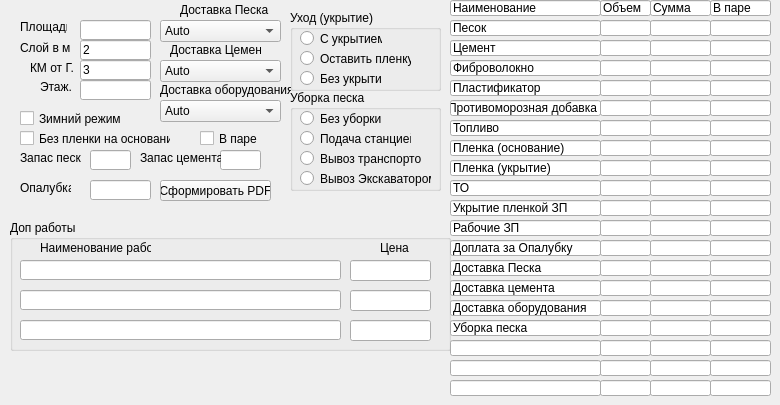
    <widget class="QWidget" name="initial_data">
     <attribute name="title">
      <string>Исходные данные</string>
     </attribute>
     <widget class="QLabel" name="label_delivery_of_cement">
      <property name="geometry">
       <rect>
        <x>170</x>
        <y>40</y>
        <width>91</width>
        <height>20</height>
       </rect>
      </property>
      <property name="text">
       <string>Доставка Цемент</string>
      </property>
     </widget>
     <widget class="QLabel" name="label_thickness">
      <property name="geometry">
       <rect>
        <x>20</x>
        <y>40</y>
        <width>51</width>
        <height>16</height>
       </rect>
      </property>
      <property name="text">
       <string>Слой в мм.</string>
      </property>
     </widget>
     <widget class="QLabel" name="label_distance">
      <property name="geometry">
       <rect>
        <x>30</x>
        <y>60</y>
        <width>47</width>
        <height>16</height>
       </rect>
      </property>
      <property name="text">
       <string>КМ от Г.</string>
      </property>
      <property name="scaledContents">
       <bool>false</bool>
      </property>
     </widget>
     <widget class="QLabel" name="label_Sand_delivery">
      <property name="geometry">
       <rect>
        <x>180</x>
        <y>0</y>
        <width>91</width>
        <height>20</height>
       </rect>
      </property>
      <property name="text">
       <string>Доставка Песка</string>
      </property>
     </widget>
     <widget class="QComboBox" name="Sand_delivery">
      <property name="geometry">
       <rect>
        <x>160</x>
        <y>20</y>
        <width>121</width>
        <height>22</height>
       </rect>
      </property>
      <item>
       <property name="text">
        <string>Auto</string>
       </property>
      </item>
      <item>
       <property name="text">
        <string>10т</string>
       </property>
      </item>
      <item>
       <property name="text">
        <string>25т</string>
       </property>
      </item>
      <item>
       <property name="text">
        <string>35т</string>
       </property>
      </item>
      <item>
       <property name="text">
        <string>40т</string>
       </property>
      </item>
     </widget>
     <widget class="QLabel" name="label_equipment_delivery">
      <property name="geometry">
       <rect>
        <x>160</x>
        <y>80</y>
        <width>131</width>
        <height>20</height>
       </rect>
      </property>
      <property name="text">
       <string>Доставка оборудования</string>
      </property>
     </widget>
     <widget class="QComboBox" name="equipment_delivery">
      <property name="geometry">
       <rect>
        <x>160</x>
        <y>100</y>
        <width>121</width>
        <height>22</height>
       </rect>
      </property>
      <item>
       <property name="text">
        <string>Auto</string>
       </property>
      </item>
      <item>
       <property name="text">
        <string>Газель</string>
       </property>
      </item>
      <item>
       <property name="text">
        <string>Эвакуатор</string>
       </property>
      </item>
      <item>
       <property name="text">
        <string>Манипулятор 6 т.</string>
       </property>
      </item>
      <item>
       <property name="text">
        <string>Манипулятор 10Т.</string>
       </property>
      </item>
     </widget>
     <widget class="QLineEdit" name="thickness">
      <property name="geometry">
       <rect>
        <x>80</x>
        <y>40</y>
        <width>71</width>
        <height>20</height>
       </rect>
      </property>
      <property name="text">
       <string notr="true">2</string>
      </property>
     </widget>
     <widget class="QLineEdit" name="distance">
      <property name="geometry">
       <rect>
        <x>80</x>
        <y>60</y>
        <width>71</width>
        <height>20</height>
       </rect>
      </property>
      <property name="text">
       <string notr="true">3</string>
      </property>
     </widget>
     <widget class="QComboBox" name="delivery_of_cement">
      <property name="geometry">
       <rect>
        <x>160</x>
        <y>60</y>
        <width>121</width>
        <height>22</height>
       </rect>
      </property>
      <item>
       <property name="text">
        <string>Auto</string>
       </property>
      </item>
      <item>
       <property name="text">
        <string>Газель 1.5т</string>
       </property>
      </item>
      <item>
       <property name="text">
        <string>Газель 2т.</string>
       </property>
      </item>
      <item>
       <property name="text">
        <string>Манипулятор 6 т.</string>
       </property>
      </item>
      <item>
       <property name="text">
        <string>Манипулятор 10Т.</string>
       </property>
      </item>
     </widget>
     <widget class="QLabel" name="label_Floor">
      <property name="geometry">
       <rect>
        <x>40</x>
        <y>80</y>
        <width>47</width>
        <height>13</height>
       </rect>
      </property>
      <property name="text">
       <string>Этаж.</string>
      </property>
     </widget>
     <widget class="QLineEdit" name="S_m2">
      <property name="geometry">
       <rect>
        <x>80</x>
        <y>20</y>
        <width>71</width>
        <height>20</height>
       </rect>
      </property>
     </widget>
     <widget class="QLabel" name="label_S_m2">
      <property name="geometry">
       <rect>
        <x>20</x>
        <y>20</y>
        <width>47</width>
        <height>13</height>
       </rect>
      </property>
      <property name="text">
       <string>Площадь</string>
      </property>
     </widget>
     <widget class="QLineEdit" name="Floor">
      <property name="geometry">
       <rect>
        <x>80</x>
        <y>80</y>
        <width>71</width>
        <height>20</height>
       </rect>
      </property>
     </widget>
     <widget class="QCheckBox" name="Winter_mode">
      <property name="geometry">
       <rect>
        <x>20</x>
        <y>110</y>
        <width>101</width>
        <height>17</height>
       </rect>
      </property>
      <property name="text">
       <string>Зимний режим</string>
      </property>
     </widget>
     <widget class="QCheckBox" name="without_film">
      <property name="geometry">
       <rect>
        <x>20</x>
        <y>130</y>
        <width>151</width>
        <height>17</height>
       </rect>
      </property>
      <property name="text">
       <string>Без пленки на основание</string>
      </property>
     </widget>
     <widget class="QLabel" name="label_formwork">
      <property name="geometry">
       <rect>
        <x>20</x>
        <y>180</y>
        <width>51</width>
        <height>16</height>
       </rect>
      </property>
      <property name="text">
       <string>Опалубка</string>
      </property>
     </widget>
     <widget class="QLineEdit" name="formwork">
      <property name="geometry">
       <rect>
        <x>90</x>
        <y>180</y>
        <width>61</width>
        <height>20</height>
       </rect>
      </property>
     </widget>
     <widget class="QGroupBox" name="look_after">
      <property name="geometry">
       <rect>
        <x>290</x>
        <y>10</y>
        <width>151</width>
        <height>81</height>
       </rect>
      </property>
      <property name="title">
       <string>Уход (укрытие)</string>
      </property>
      <widget class="QRadioButton" name="with_shelter">
       <property name="geometry">
        <rect>
         <x>10</x>
         <y>20</y>
         <width>82</width>
         <height>17</height>
        </rect>
       </property>
       <property name="text">
        <string>С укрытием</string>
       </property>
      </widget>
      <widget class="QRadioButton" name="leave_the_film">
       <property name="geometry">
        <rect>
         <x>10</x>
         <y>40</y>
         <width>111</width>
         <height>17</height>
        </rect>
       </property>
       <property name="text">
        <string>Оставить пленку</string>
       </property>
      </widget>
      <widget class="QRadioButton" name="no_helter">
       <property name="geometry">
        <rect>
         <x>10</x>
         <y>60</y>
         <width>82</width>
         <height>17</height>
        </rect>
       </property>
       <property name="text">
        <string>Без укрытия</string>
       </property>
      </widget>
     </widget>
     <widget class="QGroupBox" name="Sand_cleaning">
      <property name="geometry">
       <rect>
        <x>290</x>
        <y>90</y>
        <width>151</width>
        <height>101</height>
       </rect>
      </property>
      <property name="title">
       <string>Уборка песка</string>
      </property>
      <widget class="QRadioButton" name="no_cleaning">
       <property name="geometry">
        <rect>
         <x>10</x>
         <y>20</y>
         <width>82</width>
         <height>17</height>
        </rect>
       </property>
       <property name="text">
        <string>Без уборки</string>
       </property>
      </widget>
      <widget class="QRadioButton" name="serve_by_station">
       <property name="geometry">
        <rect>
         <x>10</x>
         <y>40</y>
         <width>111</width>
         <height>17</height>
        </rect>
       </property>
       <property name="text">
        <string>Подача станцией</string>
       </property>
      </widget>
      <widget class="QRadioButton" name="export_by_transport">
       <property name="geometry">
        <rect>
         <x>10</x>
         <y>60</y>
         <width>121</width>
         <height>17</height>
        </rect>
       </property>
       <property name="text">
        <string>Вывоз транспортом</string>
       </property>
      </widget>
      <widget class="QRadioButton" name="removal_by_excavator">
       <property name="geometry">
        <rect>
         <x>10</x>
         <y>80</y>
         <width>131</width>
         <height>17</height>
        </rect>
       </property>
       <property name="text">
        <string>Вывоз Экскаватором</string>
       </property>
      </widget>
     </widget>
     <widget class="QCheckBox" name="paired_with">
      <property name="geometry">
       <rect>
        <x>200</x>
        <y>130</y>
        <width>70</width>
        <height>17</height>
       </rect>
      </property>
      <property name="text">
       <string>В паре</string>
      </property>
     </widget>
     <widget class="QGroupBox" name="additional_work">
      <property name="geometry">
       <rect>
        <x>10</x>
        <y>220</y>
        <width>441</width>
        <height>131</height>
       </rect>
      </property>
      <property name="title">
       <string>Доп работы</string>
      </property>
      <widget class="QLineEdit" name="work_1">
       <property name="geometry">
        <rect>
         <x>10</x>
         <y>40</y>
         <width>321</width>
         <height>20</height>
        </rect>
       </property>
      </widget>
      <widget class="QLabel" name="label_works">
       <property name="geometry">
        <rect>
         <x>30</x>
         <y>20</y>
         <width>111</width>
         <height>16</height>
        </rect>
       </property>
       <property name="text">
        <string>Наименование работ</string>
       </property>
      </widget>
      <widget class="QLabel" name="label_price">
       <property name="geometry">
        <rect>
         <x>370</x>
         <y>20</y>
         <width>31</width>
         <height>16</height>
        </rect>
       </property>
       <property name="text">
        <string>Цена</string>
       </property>
      </widget>
      <widget class="QLineEdit" name="price_1">
       <property name="geometry">
        <rect>
         <x>340</x>
         <y>40</y>
         <width>81</width>
         <height>21</height>
        </rect>
       </property>
      </widget>
      <widget class="QLineEdit" name="price_2">
       <property name="geometry">
        <rect>
         <x>340</x>
         <y>70</y>
         <width>81</width>
         <height>21</height>
        </rect>
       </property>
      </widget>
      <widget class="QLineEdit" name="work_2">
       <property name="geometry">
        <rect>
         <x>10</x>
         <y>70</y>
         <width>321</width>
         <height>20</height>
        </rect>
       </property>
      </widget>
      <widget class="QLineEdit" name="price_3">
       <property name="geometry">
        <rect>
         <x>340</x>
         <y>100</y>
         <width>81</width>
         <height>21</height>
        </rect>
       </property>
      </widget>
      <widget class="QLineEdit" name="work_3">
       <property name="geometry">
        <rect>
         <x>10</x>
         <y>100</y>
         <width>321</width>
         <height>20</height>
        </rect>
       </property>
      </widget>
     </widget>
     <widget class="QPushButton" name="generate_to_PDF">
      <property name="geometry">
       <rect>
        <x>160</x>
        <y>180</y>
        <width>111</width>
        <height>21</height>
       </rect>
      </property>
      <property name="text">
       <string>Сформировать PDF</string>
      </property>
     </widget>
     <widget class="QLineEdit" name="Sand_supply">
      <property name="geometry">
       <rect>
        <x>90</x>
        <y>150</y>
        <width>41</width>
        <height>20</height>
       </rect>
      </property>
     </widget>
     <widget class="QLineEdit" name="Cement_stock">
      <property name="geometry">
       <rect>
        <x>220</x>
        <y>150</y>
        <width>41</width>
        <height>20</height>
       </rect>
      </property>
     </widget>
     <widget class="QLabel" name="label_Sand_supply">
      <property name="geometry">
       <rect>
        <x>20</x>
        <y>150</y>
        <width>61</width>
        <height>16</height>
       </rect>
      </property>
      <property name="text">
       <string>Запас песка</string>
      </property>
     </widget>
     <widget class="QLabel" name="label_Cement_stock">
      <property name="geometry">
       <rect>
        <x>140</x>
        <y>150</y>
        <width>81</width>
        <height>16</height>
       </rect>
      </property>
      <property name="text">
       <string>Запас цемента</string>
      </property>
     </widget>
     <widget class="QLineEdit" name="lineEdit">
      <property name="geometry">
       <rect>
        <x>450</x>
        <y>20</y>
        <width>151</width>
        <height>16</height>
       </rect>
      </property>
      <property name="text">
       <string>Песок</string>
      </property>
     </widget>
     <widget class="QLineEdit" name="lineEdit_2">
      <property name="geometry">
       <rect>
        <x>600</x>
        <y>20</y>
        <width>51</width>
        <height>16</height>
       </rect>
      </property>
     </widget>
     <widget class="QLineEdit" name="lineEdit_3">
      <property name="geometry">
       <rect>
        <x>650</x>
        <y>20</y>
        <width>61</width>
        <height>16</height>
       </rect>
      </property>
     </widget>
     <widget class="QLineEdit" name="lineEdit_4">
      <property name="geometry">
       <rect>
        <x>710</x>
        <y>20</y>
        <width>61</width>
        <height>16</height>
       </rect>
      </property>
     </widget>
     <widget class="QLineEdit" name="lineEdit_5">
      <property name="geometry">
       <rect>
        <x>650</x>
        <y>40</y>
        <width>61</width>
        <height>16</height>
       </rect>
      </property>
     </widget>
     <widget class="QLineEdit" name="lineEdit_6">
      <property name="geometry">
       <rect>
        <x>600</x>
        <y>40</y>
        <width>51</width>
        <height>16</height>
       </rect>
      </property>
     </widget>
     <widget class="QLineEdit" name="lineEdit_7">
      <property name="geometry">
       <rect>
        <x>710</x>
        <y>40</y>
        <width>61</width>
        <height>16</height>
       </rect>
      </property>
     </widget>
     <widget class="QLineEdit" name="lineEdit_8">
      <property name="geometry">
       <rect>
        <x>450</x>
        <y>40</y>
        <width>151</width>
        <height>16</height>
       </rect>
      </property>
      <property name="text">
       <string>Цемент</string>
      </property>
     </widget>
     <widget class="QLineEdit" name="lineEdit_9">
      <property name="geometry">
       <rect>
        <x>650</x>
        <y>60</y>
        <width>61</width>
        <height>16</height>
       </rect>
      </property>
     </widget>
     <widget class="QLineEdit" name="lineEdit_10">
      <property name="geometry">
       <rect>
        <x>600</x>
        <y>60</y>
        <width>51</width>
        <height>16</height>
       </rect>
      </property>
     </widget>
     <widget class="QLineEdit" name="lineEdit_11">
      <property name="geometry">
       <rect>
        <x>710</x>
        <y>60</y>
        <width>61</width>
        <height>16</height>
       </rect>
      </property>
     </widget>
     <widget class="QLineEdit" name="lineEdit_12">
      <property name="geometry">
       <rect>
        <x>450</x>
        <y>60</y>
        <width>151</width>
        <height>16</height>
       </rect>
      </property>
      <property name="text">
       <string>Фиброволокно</string>
      </property>
     </widget>
     <widget class="QLineEdit" name="lineEdit_13">
      <property name="geometry">
       <rect>
        <x>650</x>
        <y>100</y>
        <width>61</width>
        <height>16</height>
       </rect>
      </property>
     </widget>
     <widget class="QLineEdit" name="lineEdit_14">
      <property name="geometry">
       <rect>
        <x>600</x>
        <y>100</y>
        <width>51</width>
        <height>16</height>
       </rect>
      </property>
     </widget>
     <widget class="QLineEdit" name="lineEdit_15">
      <property name="geometry">
       <rect>
        <x>710</x>
        <y>100</y>
        <width>61</width>
        <height>16</height>
       </rect>
      </property>
     </widget>
     <widget class="QLineEdit" name="lineEdit_16">
      <property name="geometry">
       <rect>
        <x>450</x>
        <y>100</y>
        <width>151</width>
        <height>16</height>
       </rect>
      </property>
      <property name="text">
       <string>Противоморозная добавка</string>
      </property>
     </widget>
     <widget class="QLineEdit" name="lineEdit_17">
      <property name="geometry">
       <rect>
        <x>650</x>
        <y>80</y>
        <width>61</width>
        <height>16</height>
       </rect>
      </property>
     </widget>
     <widget class="QLineEdit" name="lineEdit_18">
      <property name="geometry">
       <rect>
        <x>600</x>
        <y>80</y>
        <width>51</width>
        <height>16</height>
       </rect>
      </property>
     </widget>
     <widget class="QLineEdit" name="lineEdit_19">
      <property name="geometry">
       <rect>
        <x>710</x>
        <y>80</y>
        <width>61</width>
        <height>16</height>
       </rect>
      </property>
     </widget>
     <widget class="QLineEdit" name="lineEdit_20">
      <property name="geometry">
       <rect>
        <x>450</x>
        <y>80</y>
        <width>151</width>
        <height>16</height>
       </rect>
      </property>
      <property name="text">
       <string>Пластификатор</string>
      </property>
     </widget>
     <widget class="QLineEdit" name="lineEdit_21">
      <property name="geometry">
       <rect>
        <x>600</x>
        <y>140</y>
        <width>51</width>
        <height>16</height>
       </rect>
      </property>
     </widget>
     <widget class="QLineEdit" name="lineEdit_22">
      <property name="geometry">
       <rect>
        <x>650</x>
        <y>160</y>
        <width>61</width>
        <height>16</height>
       </rect>
      </property>
     </widget>
     <widget class="QLineEdit" name="lineEdit_23">
      <property name="geometry">
       <rect>
        <x>600</x>
        <y>200</y>
        <width>51</width>
        <height>16</height>
       </rect>
      </property>
     </widget>
     <widget class="QLineEdit" name="lineEdit_24">
      <property name="geometry">
       <rect>
        <x>650</x>
        <y>120</y>
        <width>61</width>
        <height>16</height>
       </rect>
      </property>
     </widget>
     <widget class="QLineEdit" name="lineEdit_25">
      <property name="geometry">
       <rect>
        <x>650</x>
        <y>180</y>
        <width>61</width>
        <height>16</height>
       </rect>
      </property>
     </widget>
     <widget class="QLineEdit" name="lineEdit_26">
      <property name="geometry">
       <rect>
        <x>450</x>
        <y>180</y>
        <width>151</width>
        <height>16</height>
       </rect>
      </property>
      <property name="text">
       <string>ТО</string>
      </property>
     </widget>
     <widget class="QLineEdit" name="lineEdit_27">
      <property name="geometry">
       <rect>
        <x>650</x>
        <y>200</y>
        <width>61</width>
        <height>16</height>
       </rect>
      </property>
     </widget>
     <widget class="QLineEdit" name="lineEdit_28">
      <property name="geometry">
       <rect>
        <x>710</x>
        <y>120</y>
        <width>61</width>
        <height>16</height>
       </rect>
      </property>
     </widget>
     <widget class="QLineEdit" name="lineEdit_29">
      <property name="geometry">
       <rect>
        <x>710</x>
        <y>180</y>
        <width>61</width>
        <height>16</height>
       </rect>
      </property>
     </widget>
     <widget class="QLineEdit" name="lineEdit_30">
      <property name="geometry">
       <rect>
        <x>600</x>
        <y>120</y>
        <width>51</width>
        <height>16</height>
       </rect>
      </property>
     </widget>
     <widget class="QLineEdit" name="lineEdit_31">
      <property name="geometry">
       <rect>
        <x>650</x>
        <y>140</y>
        <width>61</width>
        <height>16</height>
       </rect>
      </property>
     </widget>
     <widget class="QLineEdit" name="lineEdit_32">
      <property name="geometry">
       <rect>
        <x>600</x>
        <y>160</y>
        <width>51</width>
        <height>16</height>
       </rect>
      </property>
     </widget>
     <widget class="QLineEdit" name="lineEdit_33">
      <property name="geometry">
       <rect>
        <x>450</x>
        <y>200</y>
        <width>151</width>
        <height>16</height>
       </rect>
      </property>
      <property name="text">
       <string>Укрытие пленкой ЗП</string>
      </property>
     </widget>
     <widget class="QLineEdit" name="lineEdit_34">
      <property name="geometry">
       <rect>
        <x>450</x>
        <y>160</y>
        <width>151</width>
        <height>16</height>
       </rect>
      </property>
      <property name="text">
       <string>Пленка (укрытие)</string>
      </property>
     </widget>
     <widget class="QLineEdit" name="lineEdit_35">
      <property name="geometry">
       <rect>
        <x>600</x>
        <y>180</y>
        <width>51</width>
        <height>16</height>
       </rect>
      </property>
     </widget>
     <widget class="QLineEdit" name="lineEdit_36">
      <property name="geometry">
       <rect>
        <x>450</x>
        <y>120</y>
        <width>151</width>
        <height>16</height>
       </rect>
      </property>
      <property name="text">
       <string>Топливо</string>
      </property>
     </widget>
     <widget class="QLineEdit" name="lineEdit_37">
      <property name="geometry">
       <rect>
        <x>710</x>
        <y>160</y>
        <width>61</width>
        <height>16</height>
       </rect>
      </property>
     </widget>
     <widget class="QLineEdit" name="lineEdit_38">
      <property name="geometry">
       <rect>
        <x>710</x>
        <y>140</y>
        <width>61</width>
        <height>16</height>
       </rect>
      </property>
     </widget>
     <widget class="QLineEdit" name="lineEdit_39">
      <property name="geometry">
       <rect>
        <x>710</x>
        <y>200</y>
        <width>61</width>
        <height>16</height>
       </rect>
      </property>
     </widget>
     <widget class="QLineEdit" name="lineEdit_40">
      <property name="geometry">
       <rect>
        <x>450</x>
        <y>140</y>
        <width>151</width>
        <height>16</height>
       </rect>
      </property>
      <property name="text">
       <string>Пленка (основание)</string>
      </property>
     </widget>
     <widget class="QLineEdit" name="lineEdit_41">
      <property name="geometry">
       <rect>
        <x>600</x>
        <y>240</y>
        <width>51</width>
        <height>16</height>
       </rect>
      </property>
     </widget>
     <widget class="QLineEdit" name="lineEdit_42">
      <property name="geometry">
       <rect>
        <x>650</x>
        <y>260</y>
        <width>61</width>
        <height>16</height>
       </rect>
      </property>
     </widget>
     <widget class="QLineEdit" name="lineEdit_43">
      <property name="geometry">
       <rect>
        <x>600</x>
        <y>300</y>
        <width>51</width>
        <height>16</height>
       </rect>
      </property>
     </widget>
     <widget class="QLineEdit" name="lineEdit_44">
      <property name="geometry">
       <rect>
        <x>650</x>
        <y>220</y>
        <width>61</width>
        <height>16</height>
       </rect>
      </property>
     </widget>
     <widget class="QLineEdit" name="lineEdit_45">
      <property name="geometry">
       <rect>
        <x>650</x>
        <y>280</y>
        <width>61</width>
        <height>16</height>
       </rect>
      </property>
     </widget>
     <widget class="QLineEdit" name="lineEdit_46">
      <property name="geometry">
       <rect>
        <x>450</x>
        <y>280</y>
        <width>151</width>
        <height>16</height>
       </rect>
      </property>
      <property name="text">
       <string>Доставка цемента</string>
      </property>
     </widget>
     <widget class="QLineEdit" name="lineEdit_47">
      <property name="geometry">
       <rect>
        <x>650</x>
        <y>300</y>
        <width>61</width>
        <height>16</height>
       </rect>
      </property>
     </widget>
     <widget class="QLineEdit" name="lineEdit_48">
      <property name="geometry">
       <rect>
        <x>710</x>
        <y>220</y>
        <width>61</width>
        <height>16</height>
       </rect>
      </property>
     </widget>
     <widget class="QLineEdit" name="lineEdit_49">
      <property name="geometry">
       <rect>
        <x>710</x>
        <y>280</y>
        <width>61</width>
        <height>16</height>
       </rect>
      </property>
     </widget>
     <widget class="QLineEdit" name="lineEdit_50">
      <property name="geometry">
       <rect>
        <x>600</x>
        <y>220</y>
        <width>51</width>
        <height>16</height>
       </rect>
      </property>
     </widget>
     <widget class="QLineEdit" name="lineEdit_51">
      <property name="geometry">
       <rect>
        <x>650</x>
        <y>240</y>
        <width>61</width>
        <height>16</height>
       </rect>
      </property>
     </widget>
     <widget class="QLineEdit" name="lineEdit_52">
      <property name="geometry">
       <rect>
        <x>600</x>
        <y>260</y>
        <width>51</width>
        <height>16</height>
       </rect>
      </property>
     </widget>
     <widget class="QLineEdit" name="lineEdit_53">
      <property name="geometry">
       <rect>
        <x>450</x>
        <y>300</y>
        <width>151</width>
        <height>16</height>
       </rect>
      </property>
      <property name="text">
       <string>Доставка оборудования</string>
      </property>
     </widget>
     <widget class="QLineEdit" name="lineEdit_54">
      <property name="geometry">
       <rect>
        <x>450</x>
        <y>260</y>
        <width>151</width>
        <height>16</height>
       </rect>
      </property>
      <property name="text">
       <string>Доставка Песка</string>
      </property>
     </widget>
     <widget class="QLineEdit" name="lineEdit_55">
      <property name="geometry">
       <rect>
        <x>600</x>
        <y>280</y>
        <width>51</width>
        <height>16</height>
       </rect>
      </property>
     </widget>
     <widget class="QLineEdit" name="lineEdit_56">
      <property name="geometry">
       <rect>
        <x>450</x>
        <y>220</y>
        <width>151</width>
        <height>16</height>
       </rect>
      </property>
      <property name="text">
       <string>Рабочие ЗП</string>
      </property>
     </widget>
     <widget class="QLineEdit" name="lineEdit_57">
      <property name="geometry">
       <rect>
        <x>710</x>
        <y>260</y>
        <width>61</width>
        <height>16</height>
       </rect>
      </property>
     </widget>
     <widget class="QLineEdit" name="lineEdit_58">
      <property name="geometry">
       <rect>
        <x>710</x>
        <y>240</y>
        <width>61</width>
        <height>16</height>
       </rect>
      </property>
     </widget>
     <widget class="QLineEdit" name="lineEdit_59">
      <property name="geometry">
       <rect>
        <x>710</x>
        <y>300</y>
        <width>61</width>
        <height>16</height>
       </rect>
      </property>
     </widget>
     <widget class="QLineEdit" name="lineEdit_60">
      <property name="geometry">
       <rect>
        <x>450</x>
        <y>240</y>
        <width>151</width>
        <height>16</height>
       </rect>
      </property>
      <property name="text">
       <string>Доплата за Опалубку</string>
      </property>
     </widget>
     <widget class="QLineEdit" name="lineEdit_61">
      <property name="geometry">
       <rect>
        <x>600</x>
        <y>340</y>
        <width>51</width>
        <height>16</height>
       </rect>
      </property>
     </widget>
     <widget class="QLineEdit" name="lineEdit_62">
      <property name="geometry">
       <rect>
        <x>650</x>
        <y>360</y>
        <width>61</width>
        <height>16</height>
       </rect>
      </property>
     </widget>
     <widget class="QLineEdit" name="lineEdit_64">
      <property name="geometry">
       <rect>
        <x>650</x>
        <y>320</y>
        <width>61</width>
        <height>16</height>
       </rect>
      </property>
     </widget>
     <widget class="QLineEdit" name="lineEdit_65">
      <property name="geometry">
       <rect>
        <x>650</x>
        <y>380</y>
        <width>61</width>
        <height>16</height>
       </rect>
      </property>
     </widget>
     <widget class="QLineEdit" name="lineEdit_66">
      <property name="geometry">
       <rect>
        <x>450</x>
        <y>380</y>
        <width>151</width>
        <height>16</height>
       </rect>
      </property>
     </widget>
     <widget class="QLineEdit" name="lineEdit_68">
      <property name="geometry">
       <rect>
        <x>710</x>
        <y>320</y>
        <width>61</width>
        <height>16</height>
       </rect>
      </property>
     </widget>
     <widget class="QLineEdit" name="lineEdit_69">
      <property name="geometry">
       <rect>
        <x>710</x>
        <y>380</y>
        <width>61</width>
        <height>16</height>
       </rect>
      </property>
     </widget>
     <widget class="QLineEdit" name="lineEdit_70">
      <property name="geometry">
       <rect>
        <x>600</x>
        <y>320</y>
        <width>51</width>
        <height>16</height>
       </rect>
      </property>
     </widget>
     <widget class="QLineEdit" name="lineEdit_71">
      <property name="geometry">
       <rect>
        <x>650</x>
        <y>340</y>
        <width>61</width>
        <height>16</height>
       </rect>
      </property>
     </widget>
     <widget class="QLineEdit" name="lineEdit_72">
      <property name="geometry">
       <rect>
        <x>600</x>
        <y>360</y>
        <width>51</width>
        <height>16</height>
       </rect>
      </property>
     </widget>
     <widget class="QLineEdit" name="lineEdit_74">
      <property name="geometry">
       <rect>
        <x>450</x>
        <y>360</y>
        <width>151</width>
        <height>16</height>
       </rect>
      </property>
     </widget>
     <widget class="QLineEdit" name="lineEdit_75">
      <property name="geometry">
       <rect>
        <x>600</x>
        <y>380</y>
        <width>51</width>
        <height>16</height>
       </rect>
      </property>
     </widget>
     <widget class="QLineEdit" name="lineEdit_76">
      <property name="geometry">
       <rect>
        <x>450</x>
        <y>320</y>
        <width>151</width>
        <height>16</height>
       </rect>
      </property>
      <property name="text">
       <string>Уборка песка</string>
      </property>
     </widget>
     <widget class="QLineEdit" name="lineEdit_77">
      <property name="geometry">
       <rect>
        <x>710</x>
        <y>360</y>
        <width>61</width>
        <height>16</height>
       </rect>
      </property>
     </widget>
     <widget class="QLineEdit" name="lineEdit_78">
      <property name="geometry">
       <rect>
        <x>710</x>
        <y>340</y>
        <width>61</width>
        <height>16</height>
       </rect>
      </property>
     </widget>
     <widget class="QLineEdit" name="lineEdit_81">
      <property name="geometry">
       <rect>
        <x>450</x>
        <y>340</y>
        <width>151</width>
        <height>16</height>
       </rect>
      </property>
     </widget>
     <widget class="QLineEdit" name="lineEdit_79">
      <property name="geometry">
       <rect>
        <x>450</x>
        <y>0</y>
        <width>151</width>
        <height>16</height>
       </rect>
      </property>
      <property name="text">
       <string>Наименование</string>
      </property>
     </widget>
     <widget class="QLineEdit" name="lineEdit_73">
      <property name="geometry">
       <rect>
        <x>600</x>
        <y>0</y>
        <width>51</width>
        <height>16</height>
       </rect>
      </property>
      <property name="text">
       <string>Объем</string>
      </property>
     </widget>
     <widget class="QLineEdit" name="lineEdit_63">
      <property name="geometry">
       <rect>
        <x>650</x>
        <y>0</y>
        <width>61</width>
        <height>16</height>
       </rect>
      </property>
      <property name="text">
       <string>Сумма</string>
      </property>
     </widget>
     <widget class="QLineEdit" name="lineEdit_82">
      <property name="geometry">
       <rect>
        <x>710</x>
        <y>0</y>
        <width>61</width>
        <height>16</height>
       </rect>
      </property>
      <property name="text">
       <string>В паре</string>
      </property>
     </widget>
    </widget>
